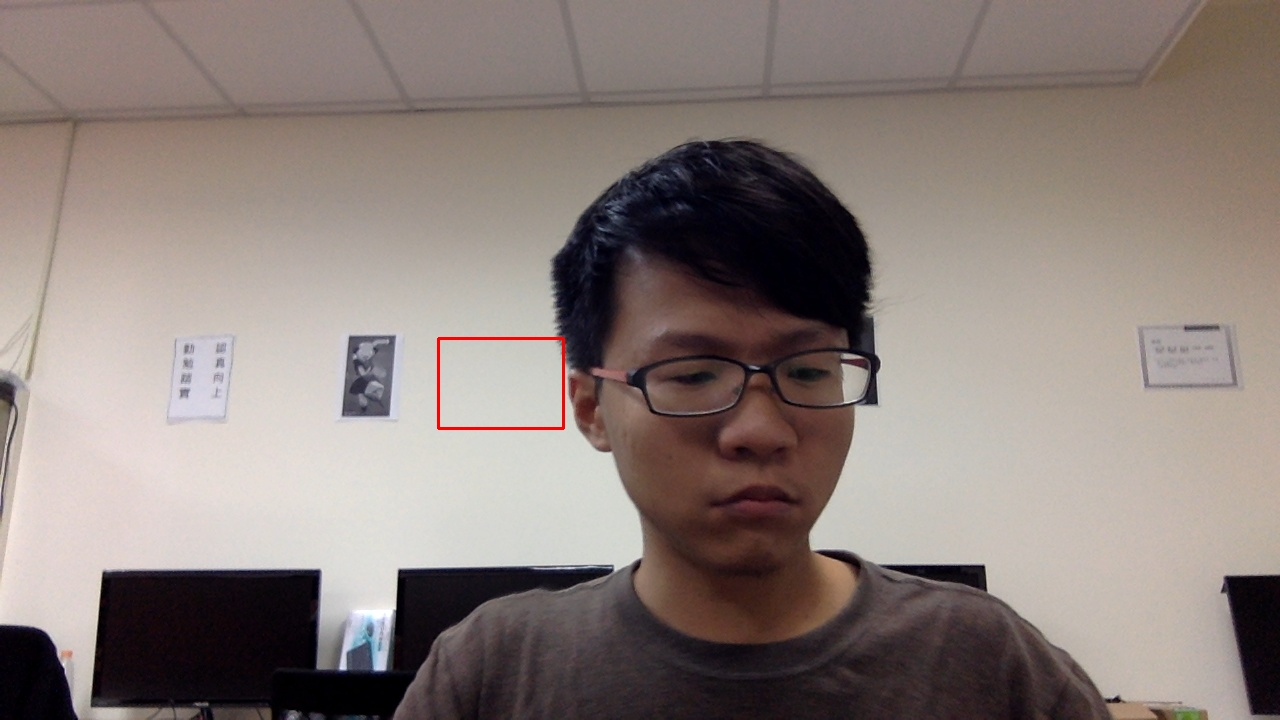
#> input picture %FF.jpg, 1280 x 720 px, given in place of the camera
$ python hw4_bgr_trackingbug.py   (Python 2 division)
#> lines starting #> are read from the running program, lines starting #| are printed output that depends on the picture; after the words box and inside, x2 and y2 are one past the last pixel; in counts of white or black regions, pixels touching at a corner belong together
import cv2
import numpy as np
import pdb
import time
import subprocess

cap = cv2.VideoCapture(0)

# setup initial location of window
y0,h0,x0,w0 = 250,45,550,60
track_window = (x0,y0,w0,h0)
#time.sleep(1)

# define range of blue color in HSV
lb = np.array([110,80,80])
ub = np.array([130,255,255])

lr1 = np.array([160,80,80])
ur1 = np.array([179,255,255])
#lr2 = np.array([0,150,100])
#ur2 = np.array([10,255,255])
lg = np.array([50,50,50])
ug = np.array([70,255,255])

# variable for auxiliary function
green_count = 0
blue_count = 0
control_trigger = 0

def tracking_color(hsv,roi_hist,track_window,mask,color):
    dst = cv2.calcBackProject([hsv],[0],roi_hist,[0,180],1)
    # apply meanshift to get the new location
    _, track_window = cv2.meanShift(dst, track_window, term_crit)
        # Draw it on image
    x,y,w,h = track_window
    cv2.rectangle(frame, (x,y), (x+w,y+h), color,2)
    cv2.imshow('frame',frame)

    #show rectangle of mask and UI
    #res = cv2.bitwise_and(frame[y:y+h, x:x+w],frame[y:y+h, x:x+w], mask = mask)
    #res = cv2.bitwise_and(frame,frame, mask = mask)
    cv2.imshow('mask',mask)

    #cv2.circle(img, (x,y), 5, color, -1)
    #cv2.imshow('Desktop',img)
    return track_window

# define color mask
while(1):
    _, f_define = cap.read()
#> f_define is the input picture: shape (720, 1280, 3); mean B, G, R 122.9, 127.6, 139.5
    cv2.rectangle(f_define,(x0,y0),(x0+w0,y0+h0),(255,0,0),3)
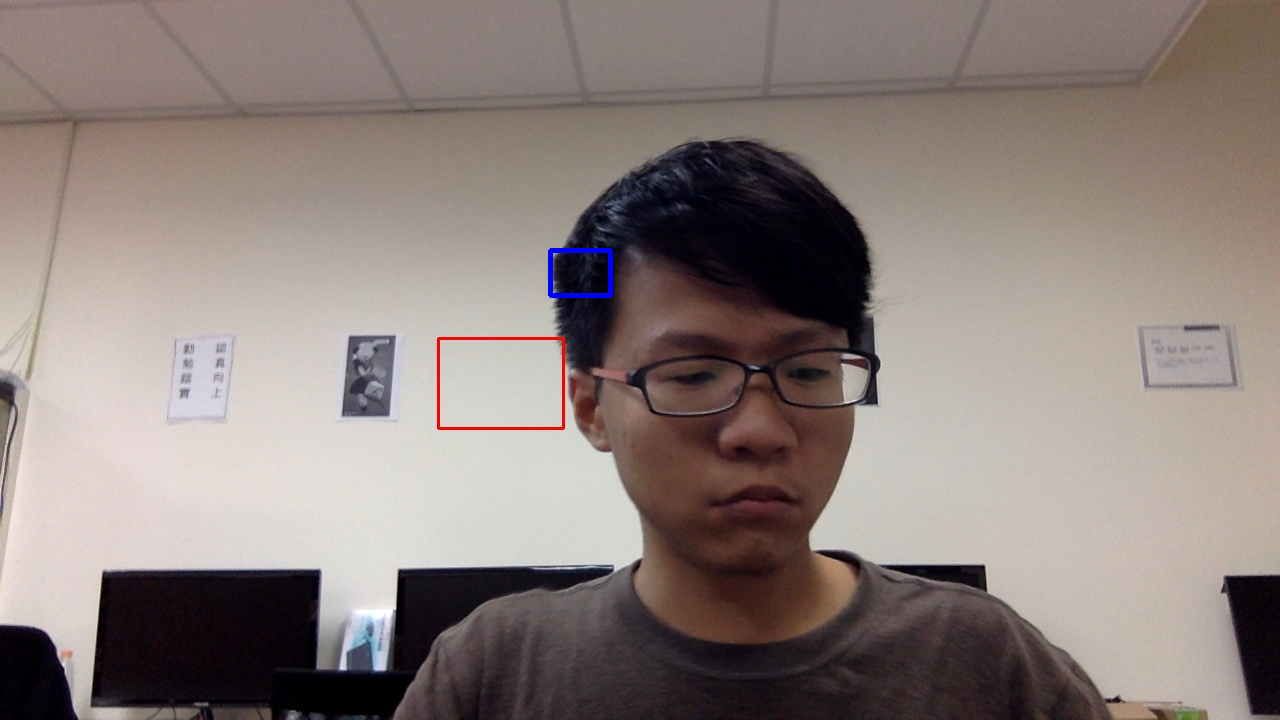
#> f_define: shape (720, 1280, 3); 0.11% of pixels changed, all inside (x1, y1, x2, y2) = (548, 248, 613, 298)
    cv2.imshow('catch color blue',f_define)
    i = cv2.waitKey(20) & 0xFF
#> (key Esc is pressed here)
    if i == 98: # 'b' ascii
    #if cv2.waitKey(20) == ord('b'):
        roi_b = f_define[y0:y0+h0, x0:x0+w0]
        # Convert BGR to HSV
        hsv_roi_b = cv2.cvtColor(roi_b, cv2.COLOR_BGR2HSV)
        break

while(1):
    _, f_define = cap.read()
    cv2.rectangle(f_define,(x0,y0),(x0+w0,y0+h0),(0,0,255),3)
    cv2.imshow('catch color red',f_define)
    i = cv2.waitKey(20) & 0xFF
    if i == 114: # 'r' ascii
        roi_r = f_define[y0:y0+h0, x0:x0+w0]
        # Convert BGR to HSV
        hsv_roi_r = cv2.cvtColor(roi_r, cv2.COLOR_BGR2HSV)
        break

while(1):
    _, f_define = cap.read()
    cv2.rectangle(f_define,(x0,y0),(x0+w0,y0+h0),(0,255,0),3)
    cv2.imshow('catch color green',f_define)
    i = cv2.waitKey(20) & 0xFF
    if i == 103: # 'r' ascii
        roi_g = f_define[y0:y0+h0, x0:x0+w0]
        # Convert BGR to HSV
        hsv_roi_g = cv2.cvtColor(roi_g, cv2.COLOR_BGR2HSV)
        break

cv2.destroyAllWindows()

# Threshold the HSV image to get only desired colors
roi_maskb = cv2.inRange(hsv_roi_b, lb, ub)
roi_maskr1 = cv2.inRange(hsv_roi_r, lr1, ur1)
roi_maskg = cv2.inRange(hsv_roi_g, lg, ug)

roi_hist_b = cv2.calcHist([hsv_roi_b],[0],roi_maskb,[180],[0,180])
roi_hist_r = cv2.calcHist([hsv_roi_r],[0],roi_maskr1,[180],[0,180])
roi_hist_g = cv2.calcHist([hsv_roi_g],[0],roi_maskg,[180],[0,180])
cv2.normalize(roi_hist_b,roi_hist_b,0,255,cv2.NORM_MINMAX)
cv2.normalize(roi_hist_r,roi_hist_r,0,255,cv2.NORM_MINMAX)
cv2.normalize(roi_hist_g,roi_hist_g,0,255,cv2.NORM_MINMAX)

# Setup the termination criteria, either 10 iteration or move by atleast 1 pt
term_crit = ( cv2.TERM_CRITERIA_EPS | cv2.TERM_CRITERIA_COUNT, 5, 1 )
'''
# showing interface
while(1):
    img = cv2.imread('windows.jpg',1)
    cv2.imshow('press 's' to start ',img)
    i = cv2.waitKey(20) & 0xFF
    if i == 115: # 's' ascii
        break
'''
while(1):
    # showing interface
    #img = cv2.imread('windows.jpg',1)

    # Take each frame and counting distance
    _, frame = cap.read()

    # hsv
    hsv = cv2.cvtColor(frame, cv2.COLOR_BGR2HSV)
    x1,y1,w1,h1 = track_window
    maskb = cv2.inRange(hsv[y1:y1+h1, x1:x1+w1], lb, ub)
    maskr1 = cv2.inRange(hsv[y1:y1+h1, x1:x1+w1], lr1, ur1)
    maskg = cv2.inRange(hsv[y1:y1+h1, x1:x1+w1], lg, ug)
    #pdb.set_trace()

    sum_b = np.sum(np.sum(maskb))
    sum_r = np.sum(np.sum(maskr1))
    sum_g = np.sum(np.sum(maskg))

    if sum_g > sum_b and sum_g > sum_r:
        color =  0,255,0
        track_window = tracking_color(hsv,roi_hist_b,track_window,maskb,color)
        green_count = green_count + 1
        control_trigger = 1

    # mean shift, case red
    elif sum_b <= sum_r:
        color =  0,0,255
        track_window = tracking_color(hsv,roi_hist_b,track_window,maskb,color)
        blue_count = 0
        green_count = 0

    # mean shift, red blue
    elif sum_b > sum_r:
        color =  255,0,0
        track_window = tracking_color(hsv,roi_hist_r,track_window,maskr1,color)
        blue_count = blue_count +1

    print blue_count
    if blue_count == 6 and control_trigger != 1:
        subprocess.call(["./shpotify-master/spotify","play"])
        control_trigger = 1

    elif blue_count == 6 and control_trigger == 1:
        subprocess.call(["./shpotify-master/spotify","pause"])
        control_trigger = 0

    elif green_count == 6:
        song_name = raw_input('Why dont u request some music :')
        subprocess.call(["./shpotify-master/spotify","play",song_name])
    #pdb.set_trace()

    de_maskb = cv2.inRange(hsv, lb, ub)
    de_maskr1 = cv2.inRange(hsv, lr1, ur1)
    de_mask = de_maskb | de_maskr1
    cv2.rectangle(de_mask, (x1,y1), (x1+w1,y1+h1), (0,0,255),2)
    res1 = cv2.bitwise_and(frame,frame, mask = de_mask)
    cv2.imshow("debug show color mask",res1)


    k = cv2.waitKey(5) & 0xFF
    if k == 27: # esc ascii
        break

cap.release()
cv2.destroyAllWindows()

$ run again, on music.jpg
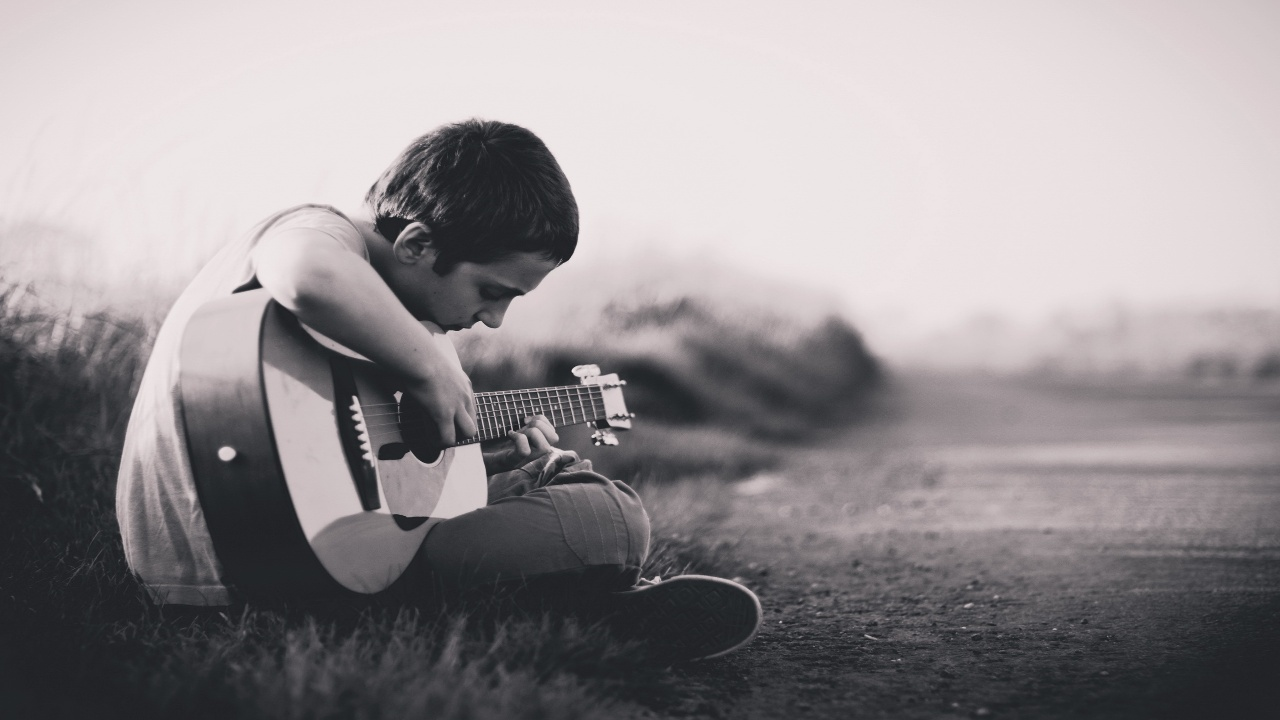
#> input picture music.jpg, 1280 x 720 px, given in place of the camera
#> f_define is the input picture: shape (720, 1280, 3); mean B, G, R 145.3, 143, 148.1
#> `cv2.rectangle(f_define,(x0,y0),(x0+w0,y0+h0),(255,0,0),3)`:
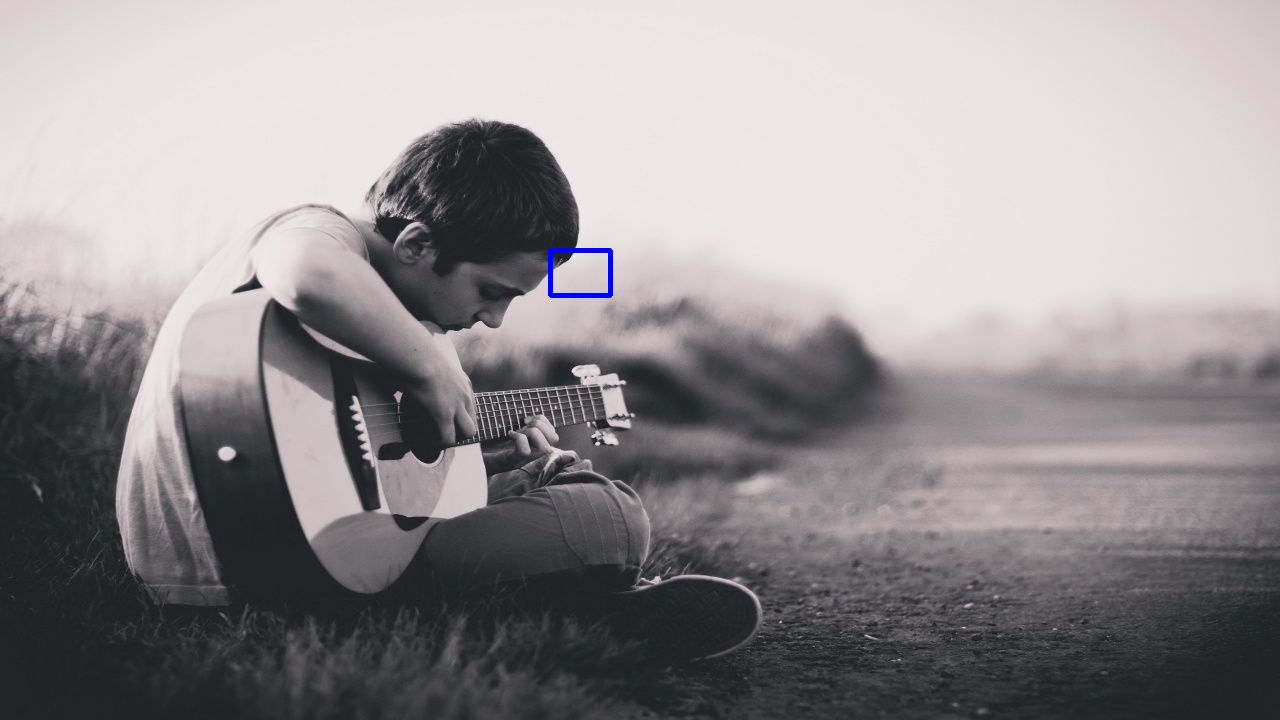
#> f_define: shape (720, 1280, 3); 0.11% of pixels changed, all inside (x1, y1, x2, y2) = (548, 248, 613, 298)
